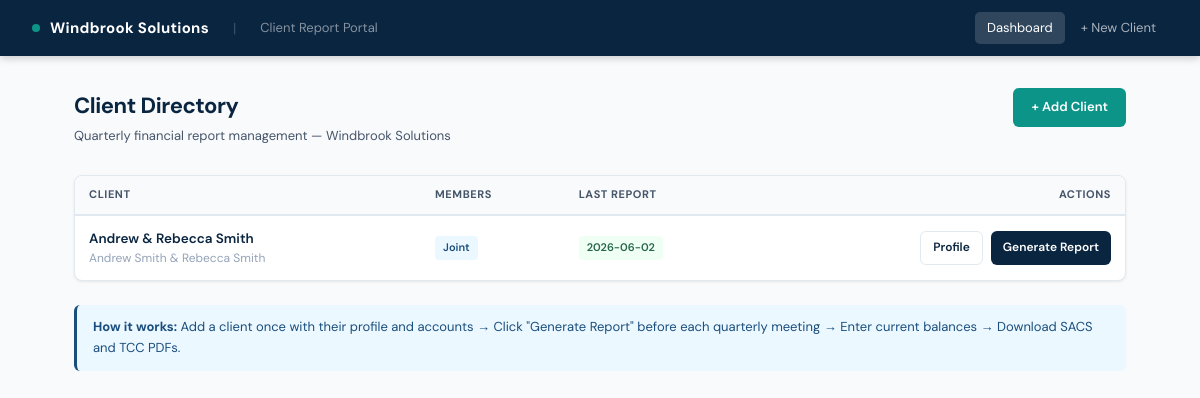
The page / on the database its author committed.
### tables this page shows
CREATE TABLE clients (
            id INTEGER PRIMARY KEY AUTOINCREMENT,
            name TEXT NOT NULL,
            c1_name TEXT, c1_dob TEXT, c1_ssn TEXT,
            c2_name TEXT, c2_dob TEXT, c2_ssn TEXT,
            monthly_inflow REAL DEFAULT 0,
            monthly_outflow REAL DEFAULT 0,
            insurance_deductibles REAL DEFAULT 0,
            private_reserve_balance REAL DEFAULT 0,
            schwab_investment_balance REAL DEFAULT 0,
            last_report_date TEXT,
            created_at TEXT DEFAULT CURRENT_TIMESTAMP
        );

### app.py (the view)
@app.route('/')
def dashboard():
    conn = get_db()
    clients = conn.execute("SELECT * FROM clients ORDER BY name").fetchall()
    conn.close()
    return render_template('dashboard.html', clients=[dict(c) for c in clients])

### app.py (called while the page is built)
def get_db():
    conn = sqlite3.connect(DB_PATH)
    conn.row_factory = sqlite3.Row
    return conn

### templates/dashboard.html (shortened to what this page needs)
{% extends "base.html" %}
{% block nav_dash %}active{% endblock %}
{% block content %}
<div class="page">
    <div class="page-header">
        <div>
            <h1>Client Directory</h1>
            <p>Quarterly financial report management — Windbrook Solutions</p>
        </div>
        <a href="/client/new" class="btn btn-teal">+ Add Client</a>
    </div>
    {% if clients %}
    <div class="card" style="padding: 0; overflow: hidden;">
        <table class="table">
            <thead>
                <tr>
                    <th>Client</th>
                    <th>Members</th>
                    <th>Last Report</th>
                    <th style="text-align:right;">Actions</th>
                </tr>
            </thead>
            <tbody>
                {% for client in clients %}
                <tr>
                    <td>
                        <div style="font-weight:600; color:var(--navy);">{{ client.name }}</div>
                        {% if client.c1_name %}
                        <div style="font-size:12px; color:var(--gray-400);">{{ client.c1_name }}{% if client.c2_name %} & {{ client.c2_name }}{% endif %}</div>
                        {% endif %}
                    </td>
                    <td>
                        {% if client.c2_name %}
                            <span class="badge badge-blue">Joint</span>
                        {% else %}
                            <span class="badge badge-gray">Individual</span>
                        {% endif %}
                    </td>
                    <td>
                        {% if client.last_report_date %}
                            <span class="badge badge-green">{{ client.last_report_date }}</span>
                        {% else %}
                            <span class="badge badge-gold">No reports yet</span>
                        {% endif %}
                    </td>
                    <td style="text-align:right;">
                        <div class="btn-group" style="justify-content:flex-end;">
                            <a href="/client/{{ client.id }}" class="btn btn-ghost btn-sm">Profile</a>
                            <a href="/client/{{ client.id }}/entry" class="btn btn-primary btn-sm">Generate Report</a>
                        </div>
                    </td>
                </tr>
                {% endfor %}
            </tbody>
        </table>
    </div>
    {% endif %}
    <div class="alert alert-blue" style="margin-top:24px;">
        <strong>How it works:</strong> Add a client once with their profile and accounts → Click "Generate Report" before each quarterly meeting → Enter current balances → Download SACS and TCC PDFs.
    </div>
</div>
{% endblock %}

### templates/base.html (style rules this page uses)
*, *::before, *::after { box-sizing: border-box; margin: 0; padding: 0; }
:root { --navy: #0A2540; --navy-light: #1E3A5F; --teal: #0D9488; --teal-light: #CCFBF1; --green: #276749; --green-light: #F0FFF4; --red: #9B2335; --red-light: #FFF5F5; --blue: #1A4E7D; --blue-light: #EBF8FF; --gray-50: #F8FAFC; --gray-100: #F1F5F9; --gray-200: #E2E8F0; --gray-400: #94A3B8; --gray-600: #475569; --gray-800: #1E293B; --gold: #B7791F; --gold-light: #FFFBEB; --white: #FFFFFF; --radius: 8px; --shadow-sm: 0 1px 3px rgba(0,0,0,0.08); --shadow-md: 0 4px 12px rgba(0,0,0,0.10); --shadow-lg: 0 10px 30px rgba(0,0,0,0.12); }
body { font-family: 'DM Sans', sans-serif; background: var(--gray-50); color: var(--gray-800); min-height: 100vh; font-size: 14px; line-height: 1.6; }
.page { max-width: 1100px; margin: 0 auto; padding: 32px 24px 64px; }
.page-header { display: flex; align-items: flex-start; justify-content: space-between; margin-bottom: 28px; gap: 16px; }
.page-header h1 { font-size: 22px; font-weight: 700; color: var(--navy); letter-spacing: -0.02em; }
.page-header p { color: var(--gray-600); font-size: 13px; margin-top: 3px; }
.card { background: var(--white); border: 1px solid var(--gray-200); border-radius: var(--radius); padding: 24px; margin-bottom: 20px; box-shadow: var(--shadow-sm); }
.btn { display: inline-flex; align-items: center; gap: 6px; padding: 9px 18px; border-radius: 6px; font-family: 'DM Sans', sans-serif; font-size: 13px; font-weight: 600; cursor: pointer; border: none; text-decoration: none; transition: all 0.15s; white-space: nowrap; }
.btn-primary { background: var(--navy); color: white; }
.btn-teal { background: var(--teal); color: white; }
.btn-ghost { background: transparent; color: var(--navy); border: 1.5px solid var(--gray-200); }
.btn-sm { padding: 6px 12px; font-size: 12px; }
.btn-group { display: flex; gap: 8px; flex-wrap: wrap; }
.table { width: 100%; border-collapse: collapse; }
.table th { text-align: left; padding: 10px 14px; font-size: 11px; font-weight: 700; text-transform: uppercase; letter-spacing: 0.05em; color: var(--gray-600); border-bottom: 2px solid var(--gray-200); background: var(--gray-50); }
.table td { padding: 12px 14px; border-bottom: 1px solid var(--gray-100); font-size: 13.5px; }
.table tr:last-child td { border-bottom: none; }
.badge { display: inline-block; padding: 3px 8px; border-radius: 4px; font-size: 11px; font-weight: 600; }
.badge-green { background: var(--green-light); color: var(--green); }
.badge-blue { background: var(--blue-light); color: var(--blue); }
.alert { padding: 12px 16px; border-radius: 6px; font-size: 13px; margin-bottom: 16px; }
.alert-blue { background: var(--blue-light); color: var(--blue); border-left: 3px solid var(--blue); }

### rows shown on the page
clients: name "Andrew & Rebecca Smith", c1_name "Andrew Smith", c2_name "Rebecca Smith", shows "Joint", last_report_date "2026-06-02"
